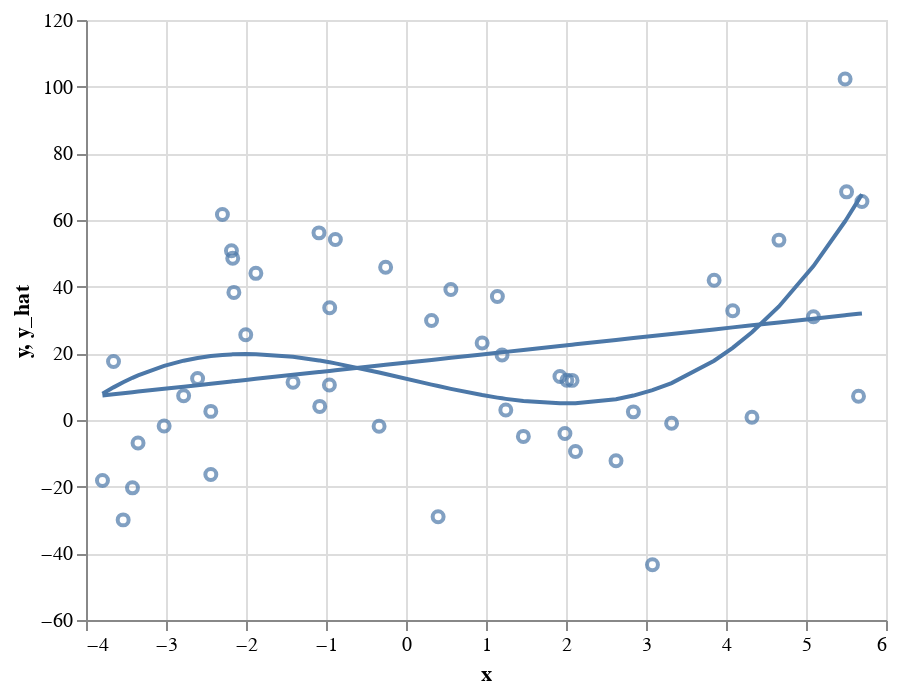

The cell this chart's notebook holds for it:
### Markdown cell above
**(d)** Plotting Regressions

### Code cell
linear_model_plot = alt.Chart(pd.concat((train.loc[:, 'x'], pd.Series(linear_model.predict(train.loc[:, 'x'].to_numpy().reshape(-1, 1)).reshape(1, -1)[0], name = 'y_hat')), axis = 1)).mark_line().encode(x='x', y='y_hat')
nonLinear_model_plot = alt.Chart(pd.concat((train.loc[:, 'x'], pd.Series(nonLinear_transformation.predict(np.vstack((train.loc[:, 'x'].to_numpy(), train.loc[:, 'x'] ** 3)).T).reshape(1, -1)[0], name = 'y_hat')), axis = 1)).mark_line().encode(x='x', y='y_hat')
scatter + linear_model_plot + nonLinear_model_plot

### Figure 1 — Vega-Lite specification as saved in the notebook (floating-point values rounded to 4 significant figures)
{"config": {"view": {"continuousWidth": 400, "continuousHeight": 300}}, "layer": [{"data": {"name": "data-64089ef3659b166a44a2135408b54e00"}, "mark": "point", "encoding": {"x": {"field": "x", "type": "quantitative"}, "y": {"field": "y", "type": "quantitative"}}}, {"data": {"name": "data-62946e658e73d381611f486dc3930b6c"}, "mark": "line", "encoding": {"x": {"field": "x", "type": "quantitative"}, "y": {"field": "y_hat", "type": "quantitative"}}}, {"data": {"name": "data-99f37282f2ef7f12b0534510e45f83a0"}, "mark": "line", "encoding": {"x": {"field": "x", "type": "quantitative"}, "y": {"field": "y_hat", "type": "quantitative"}}}], "$schema": "https://vega.github.io/schema/vega-lite/v4.17.0.json", "datasets": {"data-64089ef3659b166a44a2135408b54e00": [{"x": -0.2546, "y": 45.84}, {"x": 5.507, "y": 68.45}, {"x": 3.32, "y": -0.951}, {"x": 1.987, "y": -4.025}, {"x": -2.44, "y": -16.37}, {"x": -2.44, "y": 2.587}, {"x": -3.419, "y": -20.35}, {"x": 4.662, "y": 53.96}, {"x": 2.011, "y": 11.91}, {"x": 3.081, "y": -43.42}, {"x": -3.794, "y": -18.13}, {"x": 5.699, "y": 65.54}, {"x": 4.324, "y": 0.8207}, {"x": -1.877, "y": 44.0}, {"x": -2.182, "y": 50.78}, {"x": -2.166, "y": 48.52}, {"x": -0.9576, "y": 10.52}, {"x": 1.248, "y": 3.0}, {"x": 0.3195, "y": 29.87}, {"x": -1.088, "y": 56.14}, {"x": 2.119, "y": -9.428}, {"x": -2.605, "y": 12.44}, {"x": -1.079, "y": 4.081}, {"x": -0.3364, "y": -1.851}, {"x": 0.5607, "y": 39.13}, {"x": 3.852, "y": 41.93}, {"x": -2.003, "y": 25.56}, {"x": 1.142, "y": 37.02}, {"x": 1.924, "y": 13.04}, {"x": -3.535, "y": -29.97}, {"x": 2.075, "y": 11.88}, {"x": -2.295, "y": 61.68}, {"x": -3.349, "y": -6.905}, {"x": 5.489, "y": 102.3}, {"x": 5.656, "y": 7.126}, {"x": 4.084, "y": 32.79}, {"x": -0.9539, "y": 33.66}, {"x": -3.023, "y": -1.812}, {"x": 2.842, "y": 2.444}, {"x": 0.4015, "y": -29.03}, {"x": -2.78, "y": 7.285}, {"x": 0.9518, "y": 23.1}, {"x": -3.656, "y": 17.56}, {"x": 5.093, "y": 30.97}, {"x": -1.412, "y": 11.31}, {"x": 2.625, "y": -12.24}, {"x": -0.8829, "y": 54.15}, {"x": 1.201, "y": 19.48}, {"x": 1.467, "y": -4.923}, {"x": -2.151, "y": 38.28}], "data-62946e658e73d381611f486dc3930b6c": [{"x": -0.2546, "y_hat": 16.55}, {"x": 5.507, "y_hat": 31.47}, {"x": 3.32, "y_hat": 25.81}, {"x": 1.987, "y_hat": 22.35}, {"x": -2.44, "y_hat": 10.88}, {"x": -2.44, "y_hat": 10.88}, {"x": -3.419, "y_hat": 8.347}, {"x": 4.662, "y_hat": 29.28}, {"x": 2.011, "y_hat": 22.42}, {"x": 3.081, "y_hat": 25.19}, {"x": -3.794, "y_hat": 7.375}, {"x": 5.699, "y_hat": 31.97}, {"x": 4.324, "y_hat": 28.41}, {"x": -1.877, "y_hat": 12.34}, {"x": -2.182, "y_hat": 11.55}, {"x": -2.166, "y_hat": 11.59}, {"x": -0.9576, "y_hat": 14.72}, {"x": 1.248, "y_hat": 20.44}, {"x": 0.3195, "y_hat": 18.03}, {"x": -1.088, "y_hat": 14.39}, {"x": 2.119, "y_hat": 22.69}, {"x": -2.605, "y_hat": 10.46}, {"x": -1.079, "y_hat": 14.41}, {"x": -0.3364, "y_hat": 16.33}, {"x": 0.5607, "y_hat": 18.66}, {"x": 3.852, "y_hat": 27.18}, {"x": -2.003, "y_hat": 12.02}, {"x": 1.142, "y_hat": 20.16}, {"x": 1.924, "y_hat": 22.19}, {"x": -3.535, "y_hat": 8.045}, {"x": 2.075, "y_hat": 22.58}, {"x": -2.295, "y_hat": 11.26}, {"x": -3.349, "y_hat": 8.527}, {"x": 5.489, "y_hat": 31.43}, {"x": 5.656, "y_hat": 31.86}, {"x": 4.084, "y_hat": 27.79}, {"x": -0.9539, "y_hat": 14.73}, {"x": -3.023, "y_hat": 9.372}, {"x": 2.842, "y_hat": 24.57}, {"x": 0.4015, "y_hat": 18.25}, {"x": -2.78, "y_hat": 10.0}, {"x": 0.9518, "y_hat": 19.67}, {"x": -3.656, "y_hat": 7.733}, {"x": 5.093, "y_hat": 30.4}, {"x": -1.412, "y_hat": 13.55}, {"x": 2.625, "y_hat": 24.01}, {"x": -0.8829, "y_hat": 14.92}, {"x": 1.201, "y_hat": 20.32}, {"x": 1.467, "y_hat": 21.01}, {"x": -2.151, "y_hat": 11.63}], "data-99f37282f2ef7f12b0534510e45f83a0": [{"x": -0.2546, "y_hat": 13.8}, {"x": 5.507, "y_hat": 60.3}, {"x": 3.32, "y_hat": 11.08}, {"x": 1.987, "y_hat": 4.989}, {"x": -2.44, "y_hat": 19.17}, {"x": -2.44, "y_hat": 19.17}, {"x": -3.419, "y_hat": 12.66}, {"x": 4.662, "y_hat": 34.07}, {"x": 2.011, "y_hat": 4.99}, {"x": 3.081, "y_hat": 8.957}, {"x": -3.794, "y_hat": 7.854}, {"x": 5.699, "y_hat": 67.74}, {"x": 4.324, "y_hat": 26.33}, {"x": -1.877, "y_hat": 19.76}, {"x": -2.182, "y_hat": 19.68}, {"x": -2.166, "y_hat": 19.7}, {"x": -0.9576, "y_hat": 17.32}, {"x": 1.248, "y_hat": 6.338}, {"x": 0.3195, "y_hat": 10.62}, {"x": -1.088, "y_hat": 17.86}, {"x": 2.119, "y_hat": 5.038}, {"x": -2.605, "y_hat": 18.61}, {"x": -1.079, "y_hat": 17.82}, {"x": -0.3364, "y_hat": 14.25}, {"x": 0.5607, "y_hat": 9.342}, {"x": 3.852, "y_hat": 17.79}, {"x": -2.003, "y_hat": 19.79}, {"x": 1.142, "y_hat": 6.713}, {"x": 1.924, "y_hat": 5.0}, {"x": -3.535, "y_hat": 11.32}, {"x": 2.075, "y_hat": 5.011}, {"x": -2.295, "y_hat": 19.51}, {"x": -3.349, "y_hat": 13.4}, {"x": 5.489, "y_hat": 59.62}, {"x": 5.656, "y_hat": 66.03}, {"x": 4.084, "y_hat": 21.66}, {"x": -0.9539, "y_hat": 17.31}, {"x": -3.023, "y_hat": 16.26}, {"x": 2.842, "y_hat": 7.332}, {"x": 0.4015, "y_hat": 10.18}, {"x": -2.78, "y_hat": 17.8}, {"x": 0.9518, "y_hat": 7.481}, {"x": -3.656, "y_hat": 9.79}, {"x": 5.093, "y_hat": 46.17}, {"x": -1.412, "y_hat": 18.95}, {"x": 2.625, "y_hat": 6.251}, {"x": -0.8829, "y_hat": 17.0}, {"x": 1.201, "y_hat": 6.5}, {"x": 1.467, "y_hat": 5.685}, {"x": -2.151, "y_hat": 19.71}]}}
